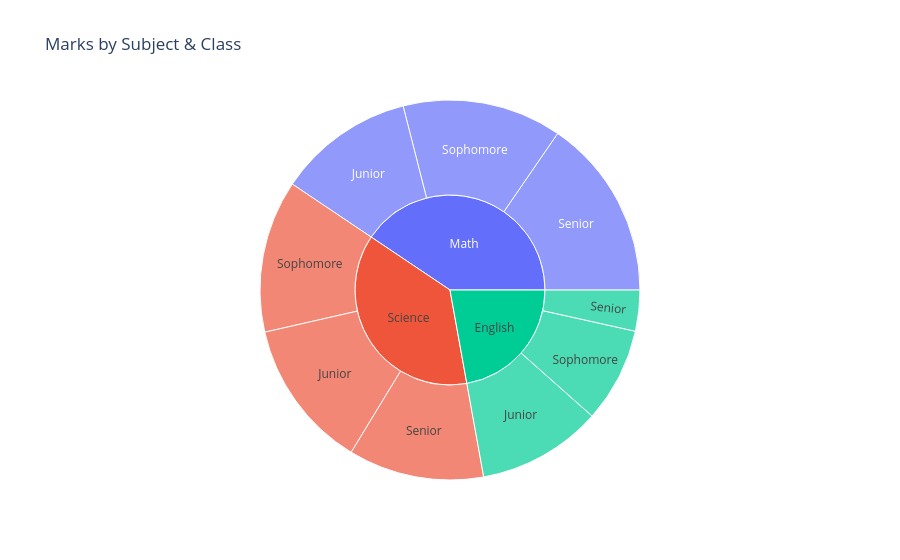

The notebook cell saved with this chart:
### Code cell
px.sunburst(student, path=["subject","class_name"], values="Marks",
            title="Marks by Subject & Class").show()

### Figure 1 — Plotly figure (JSON) as saved in the notebook; plotly's stock layout.template omitted (floating-point values rounded to 4 significant figures)
{"data": [{"branchvalues": "total", "domain": {"x": [0, 1], "y": [0, 1]}, "hovertemplate": "labels=%{label}<br>Marks=%{value}<br>parent=%{parent}<br>id=%{id}<extra></extra>", "ids": ["English/Junior", "Math/Junior", "Science/Junior", "English/Senior", "Math/Senior", "Science/Senior", "English/Sophomore", "Math/Sophomore", "Science/Sophomore", "English", "Math", "Science"], "labels": ["Junior", "Junior", "Junior", "Senior", "Senior", "Senior", "Sophomore", "Sophomore", "Sophomore", "English", "Math", "Science"], "name": "", "parents": ["English", "Math", "Science", "English", "Math", "Science", "English", "Math", "Science", "", "", ""], "type": "sunburst", "values": [259.2, 283.6, 310.8, 85.13, 376.3, 281.9, 196.8, 331.1, 316.9, 541.1, 991.0, 909.7]}], "layout": {"legend": {"tracegroupgap": 0}, "title": {"text": "Marks by Subject & Class"}}}
